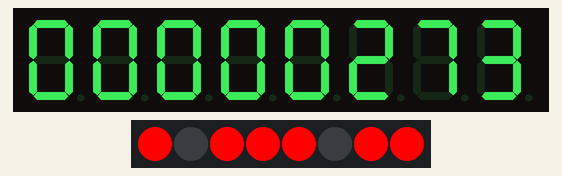
The sketch below on a simulated ESP8266 (NodeMCU). Parts: 8-digit seven-segment display, 8 RGB LEDs in strip order, left to right.

Above: at 0.1 s.

The sketch:

sketch_oct21a.ino
```cpp
#include <TM1638.h>

TM1638 a(D2, D1, D0);

void setup() {
a.setLEDs(0xdd);
a.setDisplayToDecNumber(273,0);

}

void loop() {
  // put your main code here, to run repeatedly:

}
```
